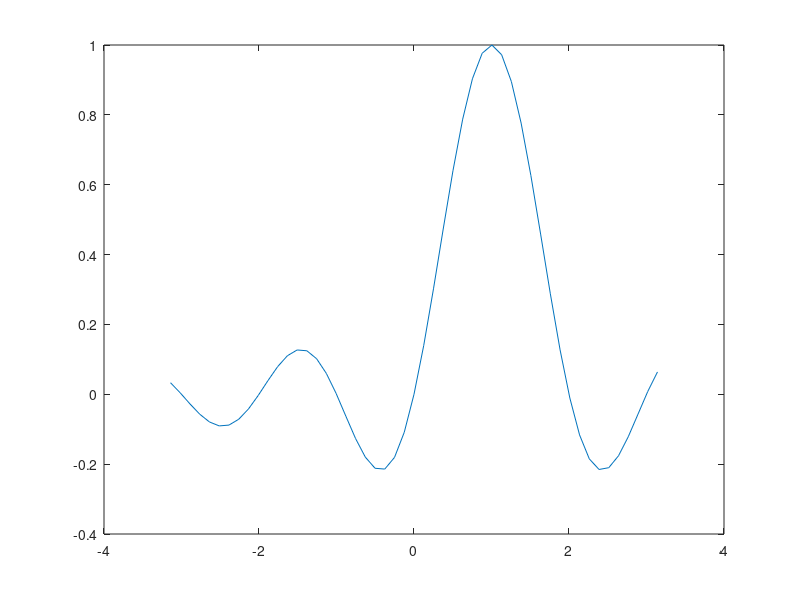

This figure's MATLAB source:
function Bai2
x = [-pi:4*pi/100:pi]
f = zeros(1,length(x));
for i = 1:length(x)
    f(i) = (1/2)*1*sinc((x(i)-1)*1)+(1/2)*1*sinc((x(i)-1)*1);
end
plot(x,f);
end
    